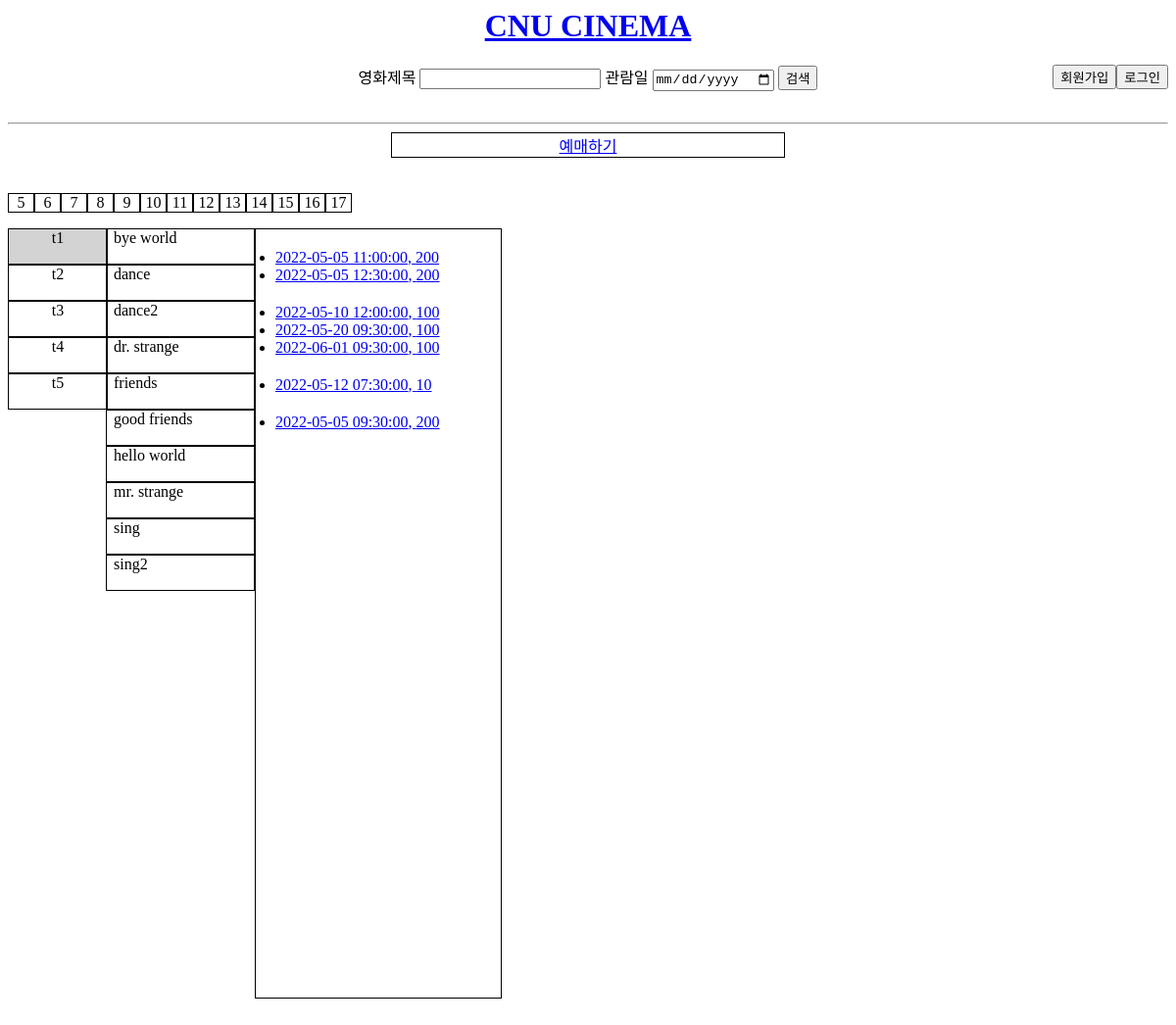
Page /schedule.php on the committed database.
### tables this page shows
CREATE TABLE Movie 
	(
	mid TEXT NOT NULL,
	title TEXT,
	open_day TEXT,
	director TEXT,
	rating TEXT CHECK(rating IN ('ALL','12','15','18')),
	length INTEGER,
    CONSTRAINT Movie_PK PRIMARY KEY(mid)
	);

### conn.php (called while the page is built, shortened)
<?php
    $conn = FALSE;
    function getTheaterScheduleR($db, $tname, $movie){
        $q = $db->query("SELECT theater.tname, schedule.sid, schedule.sdatetime, theater.seats FROM Schedule, theater, movie WHERE (schedule.tname=theater.tname AND theater.tname='$tname') AND schedule.mid=movie.mid AND (DATETIME(schedule.sdatetime)>=DATE('2022-05-05') AND DATETIME(schedule.sdatetime)<DATE('2022-06-05')) AND movie.title='$movie' ORDER BY movie.title;");
        $results = $q->fetchAll(PDO::FETCH_ASSOC);
        return $results;
    }
?>

### schedule.php (the view, shortened to what this page needs)
<?php
    include ('conn.php');
?>
<html lang="en">
<head>
    <link rel="stylesheet" href="css/index.css">
</head>
<body>
    <div class="header">
        <h1 id="title"><a href="/index.php">CNU CINEMA</a></h1>
        <div class="div1"></div>
        <div class="div2" id="search">
            <form action="search.php" method="get" name="search" onsubmit="return blankSearch();">
                영화제목 <input type="text" id="search" name="movie_title">
                관람일 <input type="date" name="date">
                <input type="submit" value="검색">
            </form>
        </div>
        <?php
            if($conn){
                $email = $_SESSION["ID"];
                $pw = $_SESSION["PWD"];
                $q=$db->query("SELECT name FROM customer WHERE email='$email' and password='$pw';");
                $results = $q->fetchAll(PDO::FETCH_ASSOC);
                $name = $results[0]["name"];
                echo "<div>$name 님 | <button onclick='location.href=\"mypage.php\"'>마이페이지</button></div>";
        ?>
        <?php
            }
            else{
        ?>
        <div class="div3" id="signin">
            <button onclick="location.href='signin.php'">로그인</button>
            <button onclick="location.href='signup.php'">회원가입</button>
        </div>
        <?php
            }
        ?>
    </div><br><br>
    <div>
        <hr>
    </div>
    <ul>
        <li class="bar"><a href="schedule.php">예매하기</a>
    </ul><br><br>
    <div>
        <ul class="date_select">
            <li class="date">5</li>
            <li class="date">6</li>
            <li class="date">7</li>
            <li class="date">8</li>
            <li class="date">9</li>
            <li class="date">10</li>
            <li class="date">11</li>
            <li class="date">12</li>
            <li class="date">13</li>
            <li class="date">14</li>
            <li class="date">15</li>
            <li class="date">16</li>
            <li class="date">17</li>
        </ul>
    </div>
    <br><br>
    <div class="tname">
        <ul>
            <li class="t" id="t1box" onclick="show('t1movie')">t1</li>
            <li class="t" id="t2box" onclick="show('t2movie')">t2</li>
            <li class="t" id="t3box" onclick="show('t3movie')">t3</li>
            <li class="t" id="t4box" onclick="show('t4movie')">t4</li>
            <li class="t" id="t5box" onclick="show('t5movie')">t5</li>
        </ul>
    </div>
    <div class="movie" id="t1movie">
        <ul>
            <?php
                $results = $db->query("SELECT title FROM movie ORDER BY title;");
                foreach($results as $row){
                    $title = $row["title"];
                    echo "<li class='t1info' id='t1$title' onclick='showSchedule(\"t1\", \"$title\")'>$title</li>";
                }
            ?>
        </ul>
    </div>
    <div class="sche_box">
        <div class="schedule" id="t1">
            <?php
                $results = $db->query("SELECT title FROM movie ORDER BY title;");
                foreach($results as $title){
                    $t = $title["title"];
                    echo "<ul class='t1movie_sche$t'>";
                    $t1_sche = getTheaterScheduleR($db, "t1", $t);
                    foreach($t1_sche as $row){
                        $sche = $row["sdatetime"];
                        $seats = $row["seats"];
                        $sid = $row["sid"];
                        echo "<li class='sche$t'><a href='booking.php?theater=t2&title=$t&sche=$sche&sid=$sid'>$sche, $seats</a></li>";
                    }
                    echo "</ul>";
                }
            ?>
        </div>
        <div class="schedule" id="t2">
            <?php
                $results = $db->query("SELECT title FROM movie ORDER BY title;");
                foreach($results as $title){
                    $t = $title["title"];
                    echo "<ul class='t2movie_sche$t'>";
                    $t2_sche = getTheaterScheduleR($db, "t2", $t);
                    foreach($t2_sche as $row){
                        $sche = $row["sdatetime"];
                        $seats = $row["seats"];
                        $sid = $row["sid"];
                        echo "<li class='sche$t'><a href='booking.php?theater=t2&title=$t&sche=$sche&sid=$sid'>$sche, $seats</a></li>";
                    }
                    echo "</ul>";
                }
            ?>
        </div>
        <div class="schedule" id="t3">
            <?php
                $results = $db->query("SELECT title FROM movie ORDER BY title;");
                foreach($results as $title){
                    $t = $title["title"];
                    echo "<ul class='t3movie_sche$t'>";
                    $t3_sche = getTheaterScheduleR($db, "t3", $t);
                    foreach($t3_sche as $row){
                        $sche = $row["sdatetime"];
                        $seats = $row["seats"];
                        $sid = $row["sid"];
                        echo "<li class='sche$t'><a href='booking.php?theater=t2&title=$t&sche=$sche&sid=$sid'>$sche, $seats</a></li>";
                    }
                    echo "</ul>";
                }
            ?>
        </div>
        <div class="schedule" id="t4">
            <?php
                $results = $db->query("SELECT title FROM movie ORDER BY title;");
                foreach($results as $title){
                    $t = $title["title"];
                    echo "<ul class='t4movie_sche$t'>";
                    $t4_sche = getTheaterScheduleR($db, "t4", $t);
                    foreach($t4_sche as $row){
                        $sche = $row["sdatetime"];
                        $seats = $row["seats"];
                        $sid = $row["sid"];
                        echo "<li class='sche$t'><a href='booking.php?theater=t2&title=$t&sche=$sche&sid=$sid'>$sche, $seats</a></li>";
                    }
                    echo "</ul>";
                }
            ?>
        </div>
        <div class="schedule" id="t5">
        </div>
    </div>
</body>
</html>

### css/index.css (style rules this page uses)
.header { margin-bottom: 3%; }
#title { color: red; text-align: center; }
#search { text-align: center; }
.div1 { float: left; height: 5px; width: 20%; }
.div2 { float: left; width: 60%; margin: auto; }
.div3 button { float: right; }
.t { list-style: none; border: 1px; border-style: solid; height: 35px; width: 100px; text-align: center; }
.tname { float: left; height: 100%; width: 100px; padding-left: 0; }
.movie { float: left; padding-left: 0; height: 100%; }
#t1box { background-color: lightgrey; }
.sche_box { float: left; height: 100%; width: 250px; padding-left: 0; margin-bottom: 50px; border: 1px; border-style: solid; }
.schedule { width: 200px; padding-left: 20px; padding-top: 20px; }
ul { padding: 0; margin: 0; }
.t1info, .t2info, .t3info, .t4info, .t5info { list-style: none; border: 1px; border-style: solid; height: 35px; width: 143px; padding-left: 7px; }
.date { list-style: none; float: left; border: 1px; border-style: solid; width: 25px; text-align: center; }
.date_select { width: 100%; }
.bar { list-style: none; border: 1px; border-style: solid; width: 400px; text-align: center; margin: auto; }

### rows in the picture
movie: title "bye world"
movie: title "dance"
movie: title "dance2"
movie: title "dr. strange", sche "2022-05-05 11:00:00", seats "200", sche "2022-05-12 07:30:00", seats "10"
movie: title "friends"
movie: title "good friends"
movie: title "hello world"
movie: title "mr. strange"
movie: title "sing", sche "2022-05-10 12:00:00", seats "100", sche "2022-05-20 09:30:00", sche "2022-06-01 09:30:00"
movie: title "sing2", sche "2022-05-05 12:30:00", seats "200", sche "2022-05-05 09:30:00"
